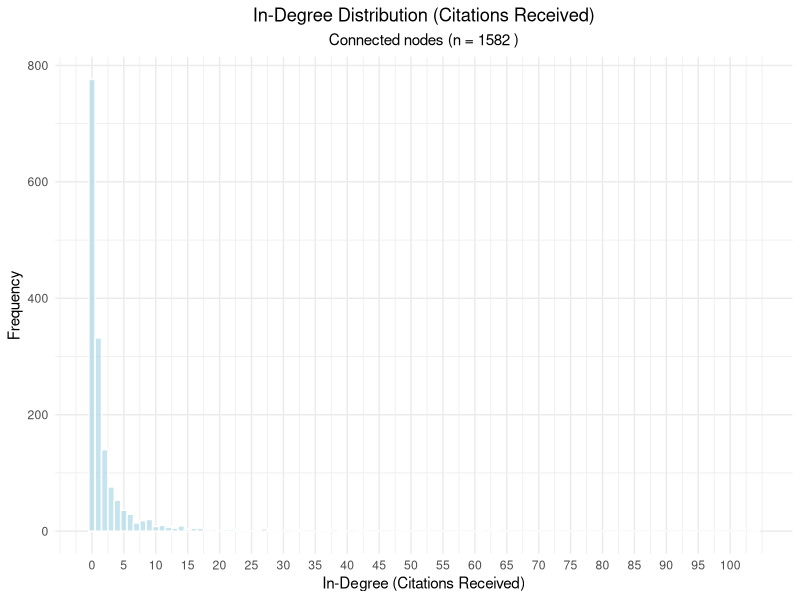
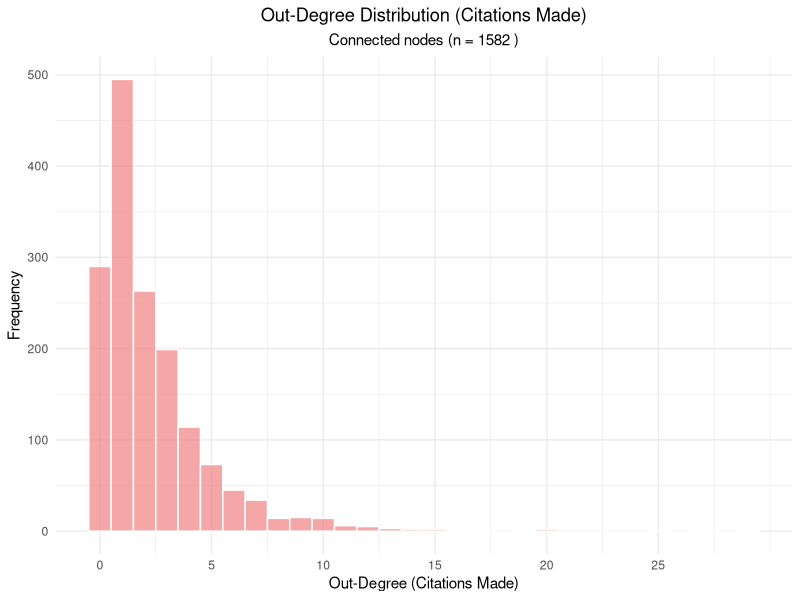
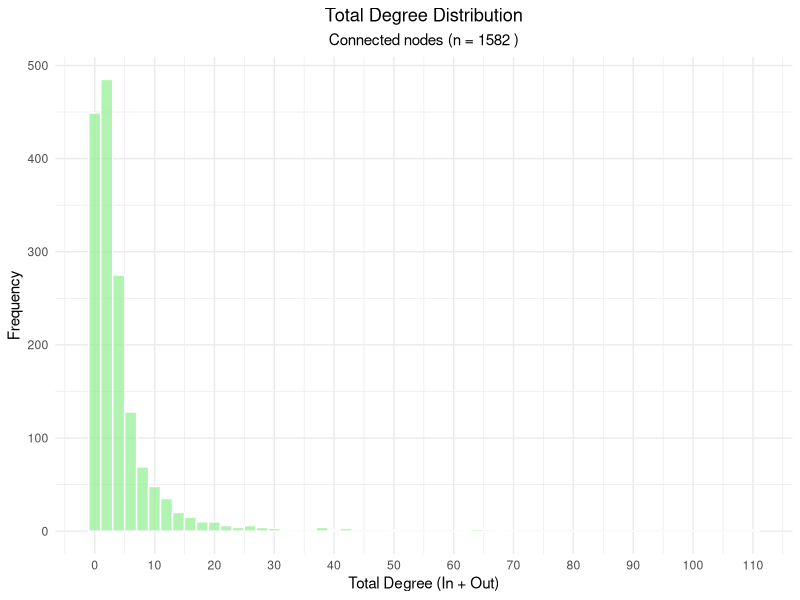
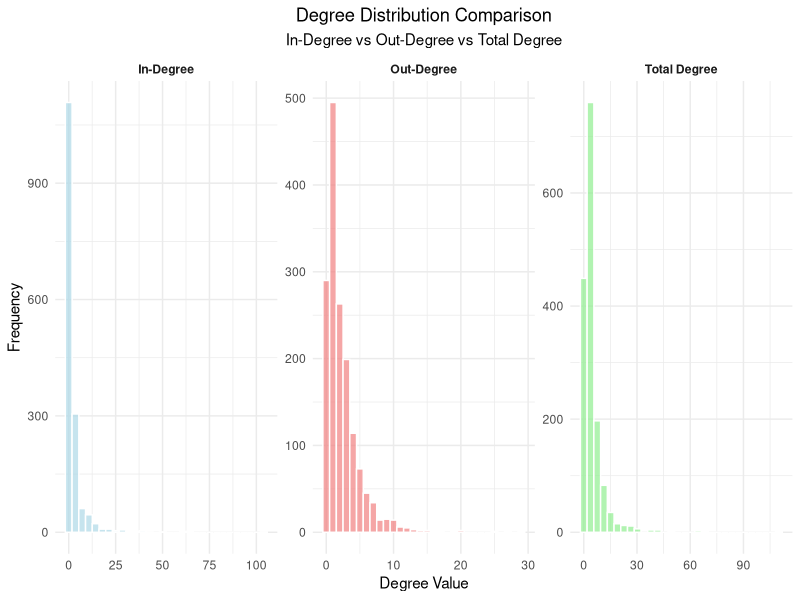
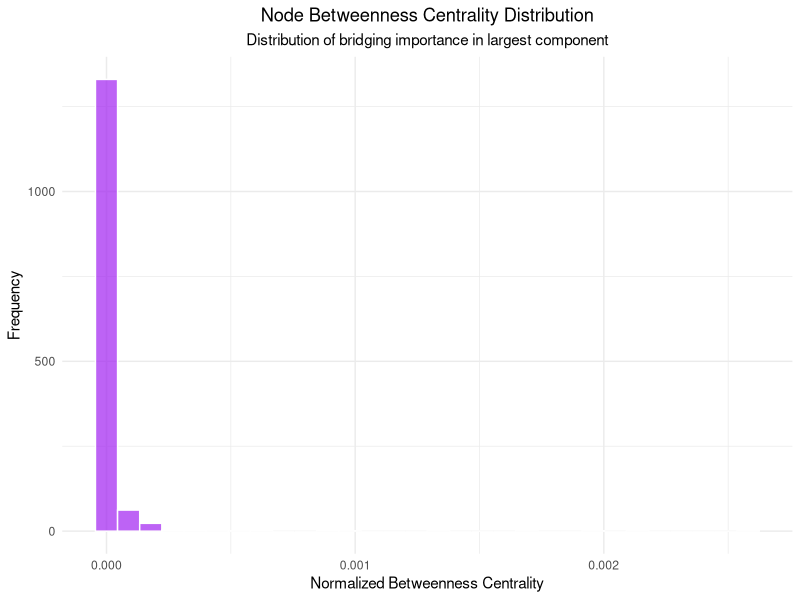
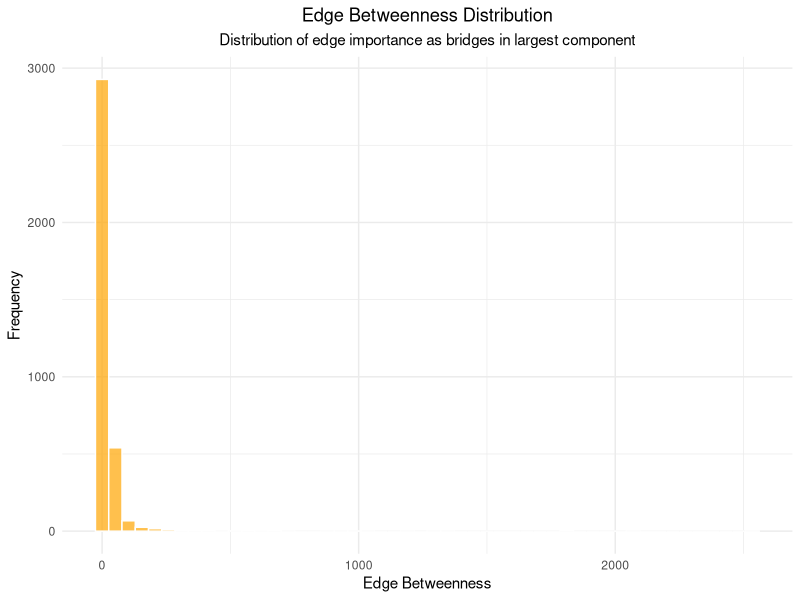

The R script that drew these images, in order: (Note: a time limit stopped this script after it produced the figures.)
## ---- chunk 1
knitr::opts_chunk$set(echo = TRUE)
## ---- chunk 2
library(readr)
library(igraph)
library(RColorBrewer)
library(ggplot2)
library(reshape2)
library(scales)
library(gridExtra)
set.seed(48528608)
## ---- chunk 3
# Load the connected nodes and edges data
nodes_connected <- read.csv("data/nodes_connected.csv")
edges_connected <- read.csv("data/edges_connected.csv")

cat("=== DATA LOADING ===\n")
cat("Connected nodes loaded:", nrow(nodes_connected), "\n")
cat("Connected edges loaded:", nrow(edges_connected), "\n\n")

# Create the graph from connected nodes only
graph_connected <- graph_from_data_frame(edges_connected, 
                                        vertices = nodes_connected, 
                                        directed = TRUE)
# Remove multiple edges and self-loops for cleaner analysis
graph_connected <- simplify(graph_connected, 
                          remove.multiple = TRUE, 
                          remove.loops = TRUE)

cat("Graph created successfully\n")
cat("Final nodes in graph:", vcount(graph_connected), "\n")
cat("Final edges in graph:", ecount(graph_connected), "\n\n")
## ---- chunk 4
cat("=== BASIC GRAPH STATISTICS ===\n")
cat("Total nodes:", vcount(graph_connected), "\n")
cat("Total edges (citations):", ecount(graph_connected), "\n")
cat("Network density:", round(edge_density(graph_connected), 6), "\n")
cat("Is directed:", is_directed(graph_connected), "\n")
cat("Is weighted:", is_weighted(graph_connected), "\n\n")

# Calculate degree statistics
all_degrees <- degree(graph_connected, mode = "all")
in_degrees <- degree(graph_connected, mode = "in")
out_degrees <- degree(graph_connected, mode = "out")

cat("=== DEGREE STATISTICS ===\n")
cat("Average total degree:", round(mean(all_degrees), 2), "\n")
cat("Average in-degree (citations received):", round(mean(in_degrees), 2), "\n")
cat("Average out-degree (citations made):", round(mean(out_degrees), 2), "\n\n")

cat("Degree range (total):", min(all_degrees), "-", max(all_degrees), "\n")
cat("Degree range (in):", min(in_degrees), "-", max(in_degrees), "\n")
cat("Degree range (out):", min(out_degrees), "-", max(out_degrees), "\n\n")

cat("Standard deviation (total):", round(sd(all_degrees), 2), "\n")
cat("Standard deviation (in):", round(sd(in_degrees), 2), "\n")
cat("Standard deviation (out):", round(sd(out_degrees), 2), "\n\n")
## ---- chunk 5
cat("=== COMPONENT ANALYSIS ===\n")

# Analyze weakly connected components
weak_components <- components(graph_connected, mode = "weak")
cat("Number of weakly connected components:", weak_components$no, "\n")
cat("Size of largest weak component:", max(weak_components$csize), "\n")
cat("Proportion of nodes in largest weak component:", 
    round(max(weak_components$csize) / vcount(graph_connected) * 100, 2), "%\n\n")

# Analyze strongly connected components
strong_components <- components(graph_connected, mode = "strong")
cat("Number of strongly connected components:", strong_components$no, "\n")
cat("Size of largest strong component:", max(strong_components$csize), "\n")
cat("Proportion of nodes in largest strong component:", 
    round(max(strong_components$csize) / vcount(graph_connected) * 100, 2), "%\n\n")

# Component size distribution
cat("Weak component sizes (top 10):\n")
weak_sizes <- sort(weak_components$csize, decreasing = TRUE)
print(head(weak_sizes, 10))

cat("\nStrong component sizes (top 10):\n")
strong_sizes <- sort(strong_components$csize, decreasing = TRUE)
print(head(strong_sizes, 10))
## ---- chunk 6
# Create comprehensive degree distribution analysis

# Prepare data for plotting
degree_data <- data.frame(
  node_id = V(graph_connected)$name,
  total_degree = all_degrees,
  in_degree = in_degrees,
  out_degree = out_degrees
)

# Add node attributes for additional analysis
degree_data$institution <- V(graph_connected)$institution
degree_data$subtopic <- V(graph_connected)$subtopic
degree_data$year <- V(graph_connected)$year
degree_data$citations <- V(graph_connected)$citations

cat("=== DEGREE DISTRIBUTION SUMMARY ===\n")
cat("Total degree quartiles:\n")
print(quantile(all_degrees))
cat("\nIn-degree quartiles:\n")
print(quantile(in_degrees))
cat("\nOut-degree quartiles:\n")
print(quantile(out_degrees))
## ---- chunk 7
# In-degree distribution histogram
ggplot(degree_data, aes(x = in_degree)) +
  geom_histogram(binwidth = 1, fill = "lightblue", alpha = 0.7, color = "white") +
  labs(title = "In-Degree Distribution (Citations Received)",
       subtitle = paste("Connected nodes (n =", vcount(graph_connected), ")"),
       x = "In-Degree (Citations Received)",
       y = "Frequency") +
  theme_minimal() +
  theme(plot.title = element_text(hjust = 0.5),
        plot.subtitle = element_text(hjust = 0.5)) +
  scale_x_continuous(breaks = seq(0, max(in_degrees), by = 5))

# Print summary statistics
cat("\nIN-DEGREE DISTRIBUTION STATISTICS:\n")
cat("Mean:", round(mean(in_degrees), 2), "\n")
cat("Median:", median(in_degrees), "\n")
cat("Mode:", names(sort(table(in_degrees), decreasing = TRUE))[1], "\n")
cat("Nodes with 0 in-degree:", sum(in_degrees == 0), "\n")
cat("Nodes with >10 in-degree:", sum(in_degrees > 10), "\n")
## ---- chunk 8
# Out-degree distribution histogram
ggplot(degree_data, aes(x = out_degree)) +
  geom_histogram(binwidth = 1, fill = "lightcoral", alpha = 0.7, color = "white") +
  labs(title = "Out-Degree Distribution (Citations Made)",
       subtitle = paste("Connected nodes (n =", vcount(graph_connected), ")"),
       x = "Out-Degree (Citations Made)",
       y = "Frequency") +
  theme_minimal() +
  theme(plot.title = element_text(hjust = 0.5),
        plot.subtitle = element_text(hjust = 0.5)) +
  scale_x_continuous(breaks = seq(0, max(out_degrees), by = 5))

# Print summary statistics
cat("\nOUT-DEGREE DISTRIBUTION STATISTICS:\n")
cat("Mean:", round(mean(out_degrees), 2), "\n")
cat("Median:", median(out_degrees), "\n")
cat("Mode:", names(sort(table(out_degrees), decreasing = TRUE))[1], "\n")
cat("Nodes with 0 out-degree:", sum(out_degrees == 0), "\n")
cat("Nodes with >10 out-degree:", sum(out_degrees > 10), "\n")
## ---- chunk 9
# Total degree distribution histogram
ggplot(degree_data, aes(x = total_degree)) +
  geom_histogram(binwidth = 2, fill = "lightgreen", alpha = 0.7, color = "white") +
  labs(title = "Total Degree Distribution",
       subtitle = paste("Connected nodes (n =", vcount(graph_connected), ")"),
       x = "Total Degree (In + Out)",
       y = "Frequency") +
  theme_minimal() +
  theme(plot.title = element_text(hjust = 0.5),
        plot.subtitle = element_text(hjust = 0.5)) +
  scale_x_continuous(breaks = seq(0, max(all_degrees), by = 10))

# Print summary statistics
cat("\nTOTAL DEGREE DISTRIBUTION STATISTICS:\n")
cat("Mean:", round(mean(all_degrees), 2), "\n")
cat("Median:", median(all_degrees), "\n")
cat("Mode:", names(sort(table(all_degrees), decreasing = TRUE))[1], "\n")
cat("Nodes with degree 1:", sum(all_degrees == 1), "\n")
cat("Nodes with degree >20:", sum(all_degrees > 20), "\n")
## ---- chunk 10
# Create combined degree distribution plot
degree_long <- reshape2::melt(degree_data[, c("in_degree", "out_degree", "total_degree")],
                             variable.name = "degree_type",
                             value.name = "degree_value")

# Rename for better labels
degree_long$degree_type <- factor(degree_long$degree_type,
                                 levels = c("in_degree", "out_degree", "total_degree"),
                                 labels = c("In-Degree", "Out-Degree", "Total Degree"))

# Create faceted histogram
ggplot(degree_long, aes(x = degree_value, fill = degree_type)) +
  geom_histogram(alpha = 0.7, color = "white", bins = 30) +
  facet_wrap(~degree_type, scales = "free") +
  scale_fill_manual(values = c("In-Degree" = "lightblue", 
                              "Out-Degree" = "lightcoral", 
                              "Total Degree" = "lightgreen")) +
  labs(title = "Degree Distribution Comparison",
       subtitle = "In-Degree vs Out-Degree vs Total Degree",
       x = "Degree Value",
       y = "Frequency") +
  theme_minimal() +
  theme(plot.title = element_text(hjust = 0.5),
        plot.subtitle = element_text(hjust = 0.5),
        legend.position = "none",
        strip.text = element_text(face = "bold"))
## ---- chunk 11
# Analyze the largest component in detail
cat("=== LARGEST COMPONENT DETAILED ANALYSIS ===\n")

# Extract the largest weakly connected component
largest_comp_nodes <- which(weak_components$membership == which.max(weak_components$csize))
largest_component <- induced_subgraph(graph_connected, largest_comp_nodes)

cat("Largest component statistics:\n")
cat("Nodes:", vcount(largest_component), "\n")
cat("Edges:", ecount(largest_component), "\n")
cat("Density:", round(edge_density(largest_component), 6), "\n")
cat("Average in degree:", round(mean(degree(largest_component, mode = "in")), 2), "\n")
cat("Average out degree:", round(mean(degree(largest_component, mode = "out")), 2), "\n")
cat("Average degree:", round(mean(degree(largest_component, mode = "all")), 2), "\n")
cat("Diameter:", diameter(largest_component, directed = FALSE), "\n")
cat("Average path length:", round(mean_distance(largest_component, directed = FALSE), 2), "\n\n")

# Check if there are smaller components worth analyzing
if(length(unique(weak_components$csize)) > 1) {
  second_largest_size <- sort(weak_components$csize, decreasing = TRUE)[2]
  cat("Second largest component size:", second_largest_size, "\n")
  cat("Ratio (largest/second largest):", round(max(weak_components$csize) / 
  second_largest_size, 2), "\n")
}
## ---- chunk 12
cat("=== CENTRALITY ANALYSIS OF LARGEST COMPONENT ===\n")

# Calculate various centrality measures
cat("Calculating centrality measures...\n")

# Degree centrality (already calculated above)
degree_cent_in <- degree(largest_component, mode = "in", normalized = TRUE)
degree_cent_out <- degree(largest_component, mode = "out", normalized = TRUE)
degree_cent_all <- degree(largest_component, mode = "all", normalized = TRUE)

# Betweenness centrality
betweenness_cent <- betweenness(largest_component, directed = TRUE, normalized = TRUE)

# Closeness centrality
closeness_cent_in <- closeness(largest_component, mode = "in", normalized = TRUE)
closeness_cent_out <- closeness(largest_component, mode = "out", normalized = TRUE)

# Eigenvector centrality
eigenvector_cent <- eigen_centrality(largest_component, directed = TRUE, scale = TRUE)$vector

# PageRank centrality
pagerank_cent <- page_rank(largest_component, directed = TRUE)$vector

# Authority and Hub scores (HITS algorithm)
hits_scores <- hub_score(largest_component)
hub_cent <- hits_scores$vector
authority_cent <- authority_score(largest_component)$vector

cat("All centrality measures calculated successfully!\n\n")

# Create centrality summary
centrality_summary <- data.frame(
  node_id = V(largest_component)$name,
  degree_in = degree_cent_in,
  degree_out = degree_cent_out,
  degree_all = degree_cent_all,
  betweenness = betweenness_cent,
  closeness_in = closeness_cent_in,
  closeness_out = closeness_cent_out,
  eigenvector = eigenvector_cent,
  pagerank = pagerank_cent,
  hub = hub_cent,
  authority = authority_cent
)
# Print top nodes by different centrality measures
cat("TOP 5 NODES BY DIFFERENT CENTRALITY MEASURES:\n\n")

cat("Highest In-Degree Centrality (most cited):\n")
top_in_degree <- centrality_summary[order(centrality_summary$degree_in, decreasing = TRUE)[1:5], 
                                   c("node_id", "degree_in")]
print(top_in_degree)

cat("\nHighest PageRank (most influential):\n")
top_pagerank <- centrality_summary[order(centrality_summary$pagerank, decreasing = TRUE)[1:5], 
                                  c("node_id", "pagerank")]
print(top_pagerank)

cat("\nHighest Betweenness Centrality (most important bridges):\n")
top_betweenness <- centrality_summary[order(centrality_summary$betweenness, decreasing = TRUE)[1:5], 
                                     c("node_id", "betweenness")]
print(top_betweenness)

cat("\nHighest Authority Score (most authoritative):\n")
top_authority <- centrality_summary[order(centrality_summary$authority, decreasing = TRUE)[1:5], 
                                   c("node_id", "authority")]
print(top_authority)
## ---- chunk 13
cat("=== NODE BETWEENNESS DETAILED ANALYSIS ===\n")

# Detailed betweenness analysis
betweenness_stats <- summary(betweenness_cent)
cat("Betweenness centrality statistics:\n")
print(betweenness_stats)

cat("\nNodes with highest betweenness (potential bridges):\n")
high_betweenness_threshold <- quantile(betweenness_cent, 0.95)
high_betweenness_nodes <- which(betweenness_cent >= high_betweenness_threshold)
cat("Number of high betweenness nodes (top 5%):", length(high_betweenness_nodes), "\n")

# Create betweenness distribution plot
betweenness_df <- data.frame(
  node_id = V(largest_component)$name,
  betweenness = betweenness_cent,
  institution = V(largest_component)$institution,
  subtopic = V(largest_component)$subtopic
)

# Betweenness distribution histogram
ggplot(betweenness_df, aes(x = betweenness)) +
  geom_histogram(bins = 30, fill = "purple", alpha = 0.7, color = "white") +
  labs(title = "Node Betweenness Centrality Distribution",
       subtitle = "Distribution of bridging importance in largest component",
       x = "Normalized Betweenness Centrality",
       y = "Frequency") +
  theme_minimal() +
  theme(plot.title = element_text(hjust = 0.5),
        plot.subtitle = element_text(hjust = 0.5))

# Identify top bridging papers
cat("\nTop 10 bridging papers (highest betweenness):\n")
top_bridges <- betweenness_df[order(betweenness_df$betweenness, decreasing = TRUE)[1:10], ]
print(top_bridges[, c("node_id", "betweenness", "subtopic", "institution")])
## ---- chunk 14
cat("\n=== EDGE BETWEENNESS ANALYSIS ===\n")

# Calculate edge betweenness
cat("Calculating edge betweenness (this may take a moment)...\n")
edge_betweenness <- edge_betweenness(largest_component, directed = TRUE)

cat("Edge betweenness calculation completed!\n")
cat("Number of edges analyzed:", length(edge_betweenness), "\n")

# Edge betweenness statistics
edge_bet_stats <- summary(edge_betweenness)
cat("\nEdge betweenness statistics:\n")
print(edge_bet_stats)

# Find edges with highest betweenness
top_edge_indices <- order(edge_betweenness, decreasing = TRUE)[1:10]
top_edges <- get.edges(largest_component, top_edge_indices)

cat("\nTop 10 edges by betweenness (most critical connections):\n")
for(i in 1:10) {
  edge_idx <- top_edge_indices[i]
  from_node <- V(largest_component)$name[top_edges[i, 1]]
  to_node <- V(largest_component)$name[top_edges[i, 2]]
  bet_value <- round(edge_betweenness[edge_idx], 4)
  cat(sprintf("%d. %s -> %s (betweenness: %.4f)\n", i, from_node, to_node, bet_value))
}

# Edge betweenness distribution plot
edge_bet_df <- data.frame(edge_betweenness = edge_betweenness)
ggplot(edge_bet_df, aes(x = edge_betweenness)) +
  geom_histogram(bins = 50, fill = "orange", alpha = 0.7, color = "white") +
  labs(title = "Edge Betweenness Distribution",
       subtitle = "Distribution of edge importance as bridges in largest component",
       x = "Edge Betweenness",
       y = "Frequency") +
  theme_minimal() +
  theme(plot.title = element_text(hjust = 0.5),
        plot.subtitle = element_text(hjust = 0.5))
## ---- chunk 15
cat("\n=== COMMUNITY DETECTION - METHOD 1: LOUVAIN ALGORITHM ===\n")

# Method 1: Louvain algorithm (modularity optimization)
cat("Running Louvain algorithm for community detection...\n")

# Convert to undirected for community detection
largest_component_undirected <- as.undirected(largest_component, mode = "collapse")

# Louvain algorithm
louvain_communities <- cluster_louvain(largest_component_undirected)

cat("Louvain algorithm completed!\n")
cat("Number of communities found:", length(louvain_communities), "\n")
cat("Modularity score:", round(modularity(louvain_communities), 4), "\n")

# Community size distribution
louvain_sizes <- sizes(louvain_communities)
cat("\nCommunity sizes:\n")
print(sort(louvain_sizes, decreasing = TRUE))

cat("\nLargest 5 communities:\n")
large_communities <- sort(louvain_sizes, decreasing = TRUE)[1:5]
print(large_communities)

# Create community membership dataframe
louvain_membership <- data.frame(
  node_id = V(largest_component_undirected)$name,
  community = membership(louvain_communities),
  institution = V(largest_component_undirected)$institution,
  subtopic = V(largest_component_undirected)$subtopic
)

# Analyze community composition by subtopic
cat("\nCommunity composition analysis:\n")
for(i in 1:min(5, length(louvain_communities))) {
  cat(sprintf("\nCommunity %d (size: %d):\n", i, louvain_sizes[i]))
  community_nodes <- louvain_membership[louvain_membership$community == i, ]
  subtopic_dist <- table(community_nodes$subtopic)
  cat("Main subtopics:\n")
  print(sort(subtopic_dist, decreasing = TRUE)[1:min(3, length(subtopic_dist))])
}
## ---- chunk 16
cat("\n=== COMMUNITY DETECTION - METHOD 2: EDGE BETWEENNESS ===\n")

# Method 2: Edge betweenness-based community detection
cat("Running edge betweenness community detection...\n")

# This method removes edges with highest betweenness iteratively
edge_betweenness_communities <- cluster_edge_betweenness(largest_component_undirected, 
                                                        directed = FALSE)

cat("Edge betweenness algorithm completed!\n")
cat("Number of communities found:", length(edge_betweenness_communities), "\n")
cat("Modularity score:", round(modularity(edge_betweenness_communities), 4), "\n")

# Community size distribution
eb_sizes <- sizes(edge_betweenness_communities)
cat("\nCommunity sizes:\n")
print(sort(eb_sizes, decreasing = TRUE))

# Compare the two methods
cat("\n=== COMPARISON OF COMMUNITY DETECTION METHODS ===\n")
cat("Louvain - Communities:", length(louvain_communities), 
    "| Modularity:", round(modularity(louvain_communities), 4), "\n")
cat("Edge Betweenness - Communities:", length(edge_betweenness_communities), 
    "| Modularity:", round(modularity(edge_betweenness_communities), 4), "\n")

# Create comparison plot
community_comparison <- data.frame(
  Method = c("Louvain", "Edge Betweenness"),
  Communities = c(length(louvain_communities), length(edge_betweenness_communities)),
  Modularity = c(modularity(louvain_communities), modularity(edge_betweenness_communities))
)

# Plot comparison
p1 <- ggplot(community_comparison, aes(x = Method, y = Communities, fill = Method)) +
  geom_bar(stat = "identity", alpha = 0.7) +
  scale_fill_manual(values = c("Louvain" = "lightblue", 
                               "Edge Betweenness" = "lightcoral")) +
  labs(title = "Number of Communities",
       y = "Number of Communities") +
  theme_minimal() +
  theme(legend.position = "none")

p2 <- ggplot(community_comparison, aes(x = Method, y = Modularity, fill = Method)) +
  geom_bar(stat = "identity", alpha = 0.7) +
  scale_fill_manual(values = c("Louvain" = "lightblue", 
                               "Edge Betweenness" = "lightcoral")) +
  labs(title = "Modularity Score",
       y = "Modularity") +
  theme_minimal() +
  theme(legend.position = "none")

# Display plots side by side
grid.arrange(p1, p2, ncol = 2, 
             top = "Community Detection Methods Comparison")
## ---- chunk 17
cat("\n=== CENTRALITY MEASURES CORRELATION ANALYSIS ===\n")

# Analyze correlations between different centrality measures
centrality_cor_data <- centrality_summary[, 
                              c("degree_in", "degree_out", "betweenness", 
                                "closeness_in", "closeness_out", 
                                "eigenvector", "pagerank", "authority", "hub")]

# Calculate correlation matrix
cor_matrix <- cor(centrality_cor_data, use = "complete.obs")
cat("Correlation matrix calculated\n")
print(round(cor_matrix, 3))

# Create correlation heatmap
cor_melted <- melt(cor_matrix)
ggplot(cor_melted, aes(Var1, Var2, fill = value)) +
  geom_tile() +
  scale_fill_gradient2(low = "blue", high = "red", mid = "white", 
                      midpoint = 0, limit = c(-1,1), space = "Lab",
                      name="Correlation") +
  theme_minimal() +
  theme(axis.text.x = element_text(angle = 45, vjust = 1, hjust = 1),
        plot.title = element_text(hjust = 0.5)) +
  labs(title = "Centrality Measures Correlation Matrix",
       x = "", y = "") +
  geom_text(aes(label = round(value, 2)), size = 3)
## ---- chunk 18
cat("=== LARGEST COMPONENT VISUALIZATION ===\n")

# Basic layout for consistent visualization across all plots
cat("Calculating network layout (this may take a moment)...\n")
layout_large <- layout_with_fr(largest_component, 
                              weights = NULL, 
                              niter = 1000, 
                              start.temp = sqrt(vcount(largest_component)))

cat("Layout calculation completed!\n")
cat("Plotting largest component with different color schemes...\n\n")

# Basic plot with default colors
plot(largest_component, 
     layout = layout_large,
     vertex.size = 4, 
     vertex.label = NA,
     edge.arrow.size = 0.3,
     edge.width = 0.5,
     edge.color = "gray70",
     vertex.color = "lightblue",
     vertex.frame.color = "white",
     main = "Largest Component - Basic View",
     sub = paste("Nodes:", vcount(largest_component), 
                "| Edges:", ecount(largest_component)))
## ---- chunk 19
# Plot colored by research subtopic
cat("1. VISUALIZATION BY RESEARCH SUBTOPIC\n")

# Get unique subtopics and create color palette
subtopics_large <- V(largest_component)$subtopic
unique_subtopics <- unique(subtopics_large)
n_subtopics <- length(unique_subtopics)

cat("Number of unique subtopics in largest component:", n_subtopics, "\n")

# Create color palette for subtopics
if(n_subtopics <= 12) {
  colors_subtopic <- RColorBrewer::brewer.pal(max(3, n_subtopics), "Set3")
} else {
  # For more than 12 subtopics, use rainbow colors
  colors_subtopic <- rainbow(n_subtopics)
}

# Create named color vector to ensure consistent mapping
names(colors_subtopic) <- unique_subtopics

# Assign colors to nodes using the named vector
vertex_colors_subtopic <- colors_subtopic[subtopics_large]

# Plot by subtopic
plot(largest_component, 
     layout = layout_large,
     vertex.size = 4, 
     vertex.label = NA,
     edge.arrow.size = 0.3,
     edge.width = 0.5,
     edge.color = "gray70",
     vertex.color = vertex_colors_subtopic,
     vertex.frame.color = "white",
     main = "Largest Component - Colored by Research Subtopic",
     sub = paste("Nodes:", vcount(largest_component), 
                "| Subtopics:", n_subtopics))

# Add legend for subtopics (show top 10 only if too many)
if(n_subtopics > 10) {
  # Show only the most frequent subtopics
  top_subtopics <- names(sort(table(subtopics_large), decreasing = TRUE))[1:10]
  legend_subtopics <- c(top_subtopics, "Others...")
  legend_colors <- c(colors_subtopic[top_subtopics], "gray")
} else {
  legend_subtopics <- unique_subtopics
  legend_colors <- colors_subtopic[unique_subtopics]
}

legend("topright", 
       legend = legend_subtopics,
       fill = legend_colors,
       cex = 0.6,
       title = "Research Subtopic",
       bg = "white")

# Print subtopic distribution
cat("\nSubtopic distribution in largest component:\n")
subtopic_dist <- sort(table(subtopics_large), decreasing = TRUE)
print(head(subtopic_dist, 10))
## ---- chunk 20
# Plot colored by institution
cat("\n2. VISUALIZATION BY INSTITUTION\n")

# Get unique institutions and create color palette
institutions_large <- V(largest_component)$institution
unique_institutions <- unique(institutions_large)
n_institutions <- length(unique_institutions)

cat("Number of unique institutions in largest component:", n_institutions, "\n")

# Get top 10 institutions by frequency first
institution_counts <- sort(table(institutions_large), decreasing = TRUE)
if(n_institutions > 10) {
  top_institutions <- names(institution_counts)[1:10]
} else {
  top_institutions <- names(institution_counts)
}

# Create color palette for institutions with better differentiation
if(length(top_institutions) <= 12) {
  # Use highly contrasting colors with maximum visual separation
  colors_for_top <- c("#FF0000", "#0000FF", "#00AA00", "#FF8000", "#8000FF", 
                     "#00CCCC", "#FF1493", "#32CD32", "#FFD700", "#8B4513", 
                     "#FF69B4", "#4169E1")
  colors_top_institutions <- colors_for_top[1:length(top_institutions)]
  names(colors_top_institutions) <- top_institutions
} else {
  # For more than 12 institutions, use diverse colors with better spacing
  colors_top_institutions <- rainbow(length(top_institutions), s = 1, v = 0.8)
  names(colors_top_institutions) <- top_institutions
}

# Assign colors to nodes
vertex_colors_display <- rep("gray", length(institutions_large))
for(i in 1:length(institutions_large)) {
  if(institutions_large[i] %in% top_institutions) {
    vertex_colors_display[i] <- colors_top_institutions[institutions_large[i]]
  }
}

# Plot by institution
plot(largest_component, 
     layout = layout_large,
     vertex.size = 4, 
     vertex.label = NA,
     edge.arrow.size = 0.3,
     edge.width = 0.5,
     edge.color = "gray70",
     vertex.color = vertex_colors_display,
     vertex.frame.color = "white",
     main = "Largest Component - Colored by Institution",
     sub = paste("Nodes:", vcount(largest_component), 
                "| Institutions:", n_institutions))

# Add legend for institutions
if(n_institutions > 10) {
  legend_institutions <- c(top_institutions, "Others...")
  legend_colors_inst <- c(colors_top_institutions[top_institutions], "gray")
} else {
  legend_institutions <- top_institutions
  legend_colors_inst <- colors_top_institutions[top_institutions]
}

legend("topright", 
       legend = legend_institutions,
       fill = legend_colors_inst,
       cex = 0.6,
       title = "Institution",
       bg = "white")

# Print institution distribution
cat("\nInstitution distribution in largest component:\n")
institution_dist <- sort(table(institutions_large), decreasing = TRUE)
print(head(institution_dist, 10))
## ---- chunk 21
# Plot colored by Louvain communities
cat("\n3. VISUALIZATION BY LOUVAIN COMMUNITIES\n")

# Get community membership (already calculated in previous chunk)
community_membership <- membership(louvain_communities)
n_communities <- length(louvain_communities)

cat("Number of Louvain communities:", n_communities, "\n")
cat("Modularity score:", round(modularity(louvain_communities), 4), "\n")

# Create color palette for communities
if(n_communities <= 12) {
  colors_community <- RColorBrewer::brewer.pal(max(3, n_communities), "Set1")
} else {
  colors_community <- rainbow(n_communities)
}

# Assign colors to nodes based on community membership
vertex_colors_community <- colors_community[community_membership]

# Plot by community
plot(largest_component_undirected,  # Use undirected version for community plot
     layout = layout_large,
     vertex.size = 4, 
     vertex.label = NA,
     edge.width = 0.5,
     edge.color = "gray70",
     vertex.color = vertex_colors_community,
     vertex.frame.color = "white",
     main = "Largest Component - Colored by Louvain Communities",
     sub = paste("Nodes:", vcount(largest_component), 
                "| Communities:", n_communities, 
                "| Modularity:", round(modularity(louvain_communities), 3)))

# Add legend for communities
legend("topright", 
       legend = paste("Community", 1:min(n_communities, 10)),
       fill = colors_community[1:min(n_communities, 10)],
       cex = 0.6,
       title = "Louvain Community",
       bg = "white")

# Print community size distribution
cat("\nCommunity size distribution:\n")
community_sizes <- sort(sizes(louvain_communities), decreasing = TRUE)
print(community_sizes)
## ---- chunk 22
# Plot with node sizes representing centrality measures
cat("\n4. VISUALIZATION WITH CENTRALITY-WEIGHTED NODE SIZES\n")

# Use PageRank centrality for node sizes
pagerank_values <- page_rank(largest_component, directed = TRUE)$vector
# Scale node sizes appropriately (between 2 and 15)
node_sizes <- 2 + 13 * (pagerank_values - min(pagerank_values)) / 
              (max(pagerank_values) - min(pagerank_values))

# Plot with PageRank-weighted sizes and community colors
plot(largest_component, 
     layout = layout_large,
     vertex.size = node_sizes, 
     vertex.label = NA,
     edge.arrow.size = 0.3,
     edge.width = 0.5,
     edge.color = "gray70",
     vertex.color = vertex_colors_community,
     vertex.frame.color = "white",
     main = "Largest Component - Communities with PageRank-weighted Sizes",
     sub = paste("Node size ∝ PageRank centrality | Communities by Louvain algorithm"))

# Add legends
legend("topleft", 
       legend = c("Smallest PageRank", "Largest PageRank"),
       pch = 21,
       pt.cex = c(0.5, 2),
       pt.bg = "lightblue",
       title = "Node Size",
       bg = "white",
       cex = 0.8)

legend("topright", 
       legend = paste("Community", 1:min(n_communities, 8)),
       fill = colors_community[1:min(n_communities, 8)],
       cex = 0.6,
       title = "Louvain Community",
       bg = "white")

# Print top PageRank nodes
cat("\nTop 10 nodes by PageRank centrality:\n")
top_pagerank_nodes <- order(pagerank_values, decreasing = TRUE)[1:10]
pagerank_summary <- data.frame(
  node_id = V(largest_component)$name[top_pagerank_nodes],
  pagerank = round(pagerank_values[top_pagerank_nodes], 4),
  community = community_membership[top_pagerank_nodes],
  subtopic = V(largest_component)$subtopic[top_pagerank_nodes],
  institution = V(largest_component)$institution[top_pagerank_nodes]
)
print(pagerank_summary)
## ---- chunk 23
cat("\n=== LARGEST COMPONENT ANALYSIS SUMMARY ===\n")

# Summary statistics
cat("STRUCTURAL PROPERTIES:\n")
cat("- Nodes:", vcount(largest_component), "\n")
cat("- Edges:", ecount(largest_component), "\n")
cat("- Density:", round(edge_density(largest_component), 6), "\n")
cat("- Average clustering coefficient:", round(transitivity(largest_component, type = "average"), 4), "\n")
cat("- Diameter:", diameter(largest_component, directed = FALSE), "\n")
cat("- Average path length:", round(mean_distance(largest_component, directed = FALSE), 2), "\n\n")

cat("DIVERSITY MEASURES:\n")
cat("- Research subtopics:", length(unique(subtopics_large)), "\n")
cat("- Institutions:", length(unique(institutions_large)), "\n")
cat("- Louvain communities:", n_communities, "\n")
cat("- Community modularity:", round(modularity(louvain_communities), 4), "\n\n")

cat("CENTRALITY HIGHLIGHTS:\n")
cat("- Highest PageRank node:", V(largest_component)$name[which.max(pagerank_values)], 
    "(", round(max(pagerank_values), 4), ")\n")
cat("- Highest betweenness node:", V(largest_component)$name[which.max(betweenness_cent)], 
    "(", round(max(betweenness_cent), 4), ")\n")
cat("- Most cited node (in-degree):", V(largest_component)$name[which.max(degree_cent_in)], 
    "(", max(degree(largest_component, mode = "in")), " citations)\n")
